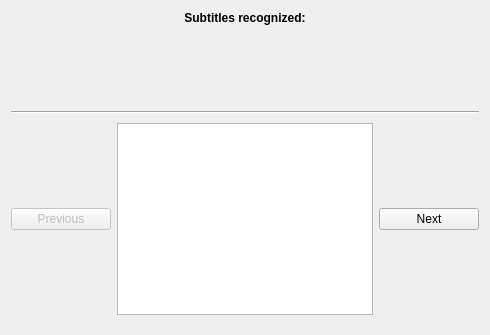
       <widget class="QWidget" name="SubsPage">
        <layout class="QVBoxLayout" name="verticalLayout_6">
         <property name="bottomMargin">
          <number>20</number>
         </property>
         <item>
          <layout class="QVBoxLayout" name="verticalLayout_5">
           <item>
            <widget class="QLabel" name="label_4">
             <property name="font">
              <font>
               <weight>75</weight>
               <bold>true</bold>
              </font>
             </property>
             <property name="text">
              <string>Subtitles recognized:</string>
             </property>
             <property name="alignment">
              <set>Qt::AlignCenter</set>
             </property>
            </widget>
           </item>
           <item>
            <widget class="QLabel" name="image_viewer">
             <property name="minimumSize">
              <size>
               <width>0</width>
               <height>70</height>
              </size>
             </property>
             <property name="maximumSize">
              <size>
               <width>16777215</width>
               <height>70</height>
              </size>
             </property>
             <property name="font">
              <font>
               <weight>50</weight>
               <bold>false</bold>
              </font>
             </property>
             <property name="statusTip">
              <string>Tesseract couldn't recognize the subtitle file. It must be done manually.</string>
             </property>
             <property name="text">
              <string/>
             </property>
             <property name="alignment">
              <set>Qt::AlignCenter</set>
             </property>
            </widget>
           </item>
           <item>
            <widget class="Line" name="line_2">
             <property name="minimumSize">
              <size>
               <width>0</width>
               <height>10</height>
              </size>
             </property>
             <property name="font">
              <font>
               <weight>50</weight>
               <bold>false</bold>
              </font>
             </property>
             <property name="orientation">
              <enum>Qt::Horizontal</enum>
             </property>
            </widget>
           </item>
           <item>
            <layout class="QHBoxLayout" name="horizontalLayout_6">
             <item>
              <widget class="QPushButton" name="sub_previous">
               <property name="enabled">
                <bool>false</bool>
               </property>
               <property name="sizePolicy">
                <sizepolicy hsizetype="Maximum" vsizetype="Fixed">
                 <horstretch>0</horstretch>
                 <verstretch>0</verstretch>
                </sizepolicy>
               </property>
               <property name="minimumSize">
                <size>
                 <width>100</width>
                 <height>0</height>
                </size>
               </property>
               <property name="maximumSize">
                <size>
                 <width>100</width>
                 <height>16777215</height>
                </size>
               </property>
               <property name="toolTip">
                <string/>
               </property>
               <property name="statusTip">
                <string>Previous subtitle image.</string>
               </property>
               <property name="text">
                <string>Previous</string>
               </property>
               <property name="icon">
                <iconset resource="MKVRessources.qrc">
                 <normaloff>:/img/go-previous.png</normaloff>:/img/go-previous.png</iconset>
               </property>
              </widget>
             </item>
             <item>
              <widget class="QPlainTextEdit" name="sub_text">
               <property name="font">
                <font>
                 <weight>50</weight>
                 <bold>false</bold>
                </font>
               </property>
               <property name="plainText">
                <string/>
               </property>
              </widget>
             </item>
             <item>
              <widget class="QPushButton" name="sub_next">
               <property name="sizePolicy">
                <sizepolicy hsizetype="Maximum" vsizetype="Fixed">
                 <horstretch>0</horstretch>
                 <verstretch>0</verstretch>
                </sizepolicy>
               </property>
               <property name="minimumSize">
                <size>
                 <width>100</width>
                 <height>0</height>
                </size>
               </property>
               <property name="maximumSize">
                <size>
                 <width>100</width>
                 <height>16777215</height>
                </size>
               </property>
               <property name="toolTip">
                <string/>
               </property>
               <property name="statusTip">
                <string>Next subtitle image.</string>
               </property>
               <property name="text">
                <string>Next</string>
               </property>
               <property name="icon">
                <iconset resource="MKVRessources.qrc">
                 <normaloff>:/img/go-next.png</normaloff>:/img/go-next.png</iconset>
               </property>
              </widget>
             </item>
            </layout>
           </item>
          </layout>
         </item>
        </layout>
       </widget>
